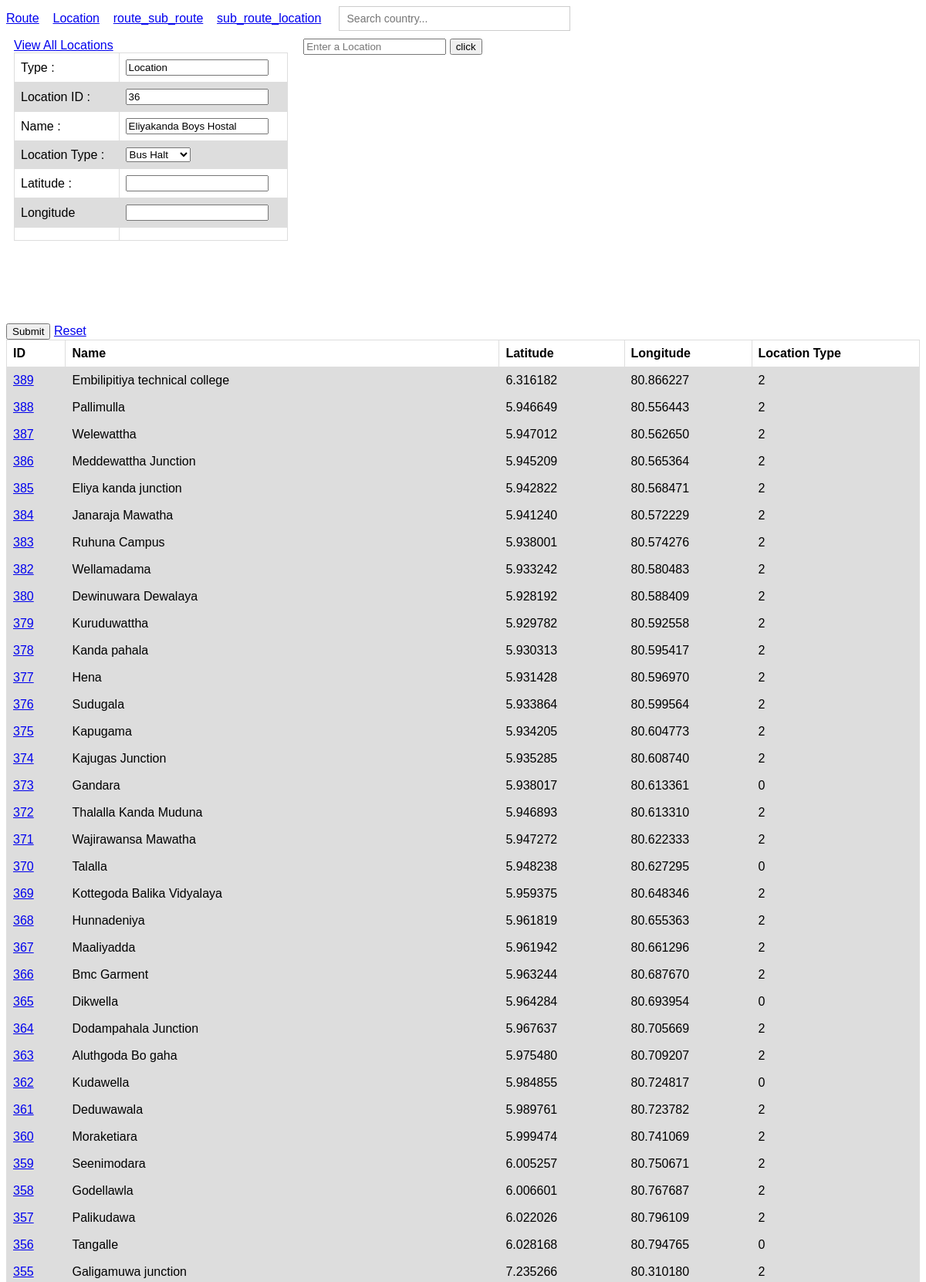
Screenshot of /new/location.php?id=36 (upper part) with the database file from the repository.
### tables this page shows
CREATE TABLE `location` (
  `ID` int(11) NOT NULL AUTO_INCREMENT,
  `Name` varchar(150) NOT NULL,
  `Latitude` varchar(15) DEFAULT NULL,
  `Longitude` varchar(15) DEFAULT NULL,
  `Type` int(1) DEFAULT '0',
  PRIMARY KEY (`ID`),
  UNIQUE KEY `Name_UNIQUE` (`Name`)
);

### comman/db_functions.php (called while the page is built, shortened)
<?php
	function toLocation($row){
		$location = new stdClass;
		$location->id = (int)$row['ID'];
		$location->name = $row['Name'];
		$location->latitude = $row['Latitude'];
		$location->longitude = $row['Longitude'];
		$location->type = $row['Type'];
		return $location;
	}
	function get_LocationDetails($id){
		include('connection.php');
		$stmt = $conn->prepare("SELECT * FROM location WHERE ID='".$id."';");
    	$stmt->execute();
		$result = $stmt->get_result();
		return toLocation(mysqli_fetch_assoc($result));
	}
?>

### new/location.php (the view, shortened to what this page needs)
<!DOCTYPE html>
<html>
<head>
</head>
<body>
	<?php
		include('index.php');
		include ('search-form.php');
		include ('backend-search.php');
		$loc = new stdClass();
		$loc->name = "";
		$loc->type = 0;
		$loc->id = 0;
		$types = array('Town','Bus Stand','Bus Halt','Village','Place');
		$n = count($types);
		if(isset($_GET['id'])){
			include('../comman/db_functions.php');
			$loc = get_LocationDetails($_GET['id']);
		}
	?>
	<div class="row">
		 <div class="column side">
				<a href="view_locations.php">View All Locations</a><br>
				<form action="submit.php" method="get">
		<table>
			<tr>
				<td><span>Type : </span></td>
				<td><input type="text" name="Type" value="Location" readonly></td>
			</tr>
			<tr>
				<td><span>Location ID : </span></td>
				<td><input type="text" name = "id" value=<?php echo '"'.$loc->id.'"'; ?> readonly ></td>
			</tr>
			<tr>
				<td><span>Name : </span></td>
				<td><input type="text" name="Name" value=<?php echo '"'.$loc->name.'"'; ?>></td>
			</tr>
			<tr>
				<td><span>Location Type : </span></td>
				<td>
					<select id="country" name="LocationType">
		<?php
			for($i = 0; $i < $n ; $i++){
				echo '<option value="'.$i.'" '.($i == $loc->type ? "selected" : "").'>'.$types[$i].'</option>';
			}
		?>
					</select>
					</td>
			</tr>
			<tr>
				<td><span>Latitude : </span></td>
				<td><input type="text" name = "Latitude"  id="Latitude"></td>
			</tr>
			<tr>
				<td><span>Longitude  </span></td>
				<td><input type="text" name = "Longitude" id="Longitude"></td>
			</tr>
			<tr><td></td><td></td></tr>
			</table>
	    	</form>
        </div>
	 	 <div class="column middle">
	 	 	<div>
			        <input id="seach_location" class="controls" type="text"
			            placeholder="Enter a Location " >
			          <button id="btn_search">click</button>
			</div>
	 	 	<div id="map" style="width: 800px; height: 320px;"></div>
	 	 </div>
	</div>
			<br>
		<input type="submit" name="">
		<a href="location.php">Reset</a>
	<div>
		<table>
			<tr>
				<th>ID</th>
				<th>Name</th>
				<th>Latitude</th>
				<th>Longitude</th>
				<th>Location Type</th>
			</tr>
<?php
	$sql1 = "SELECT * FROM location  order by ID DESC";
    $result = mysqli_query($conn,$sql1);
    while($row=mysqli_fetch_assoc($result)){
		echo "<tr>";
		echo '<td><a href="location.php?id='.$row['ID'].'">'.$row['ID']."</a></td>";
		echo "<td>".$row['Name']."</td>";
		echo "<td>".$row['Latitude']."</td>";
		echo "<td>".$row['Longitude']."</td>";
		echo "<td>".$row['Type']."</td>";
		echo "<tr>";
	}
?>
		</table>
	</div>
</body>
</html>

### new/location.php (style rules this page uses)
table { font-family: arial, sans-serif; border-collapse: collapse; width: 100%; }
td, th { border: 1px solid #dddddd; text-align: left; padding: 8px; }
tr:nth-child(even) { background-color: #dddddd; }
.column { float: left; padding: 10px; }
.column.side { width: 30%; height: 90%; }
.column.middle { width: 65%; height: 90%; }
.row:after { content: ""; display: table; clear: both; height: 90%; }

### new/search/search-form.php (style rules this page uses)
body { font-family: Arail, sans-serif; }

### rows the page displays
location: id "36", Name "Eliyakanda Boys Hostal", LocationType "Bus Halt"
location: ID "389", Name "Embilipitiya technical college", Latitude "6.316182", Longitude "80.866227", Type "2"
location: ID "388", Name "Pallimulla", Latitude "5.946649", Longitude "80.556443", Type "2"
location: ID "387", Name "Welewattha", Latitude "5.947012", Longitude "80.562650", Type "2"
location: ID "386", Name "Meddewattha Junction", Latitude "5.945209", Longitude "80.565364", Type "2"
location: ID "385", Name "Eliya kanda junction", Latitude "5.942822", Longitude "80.568471", Type "2"
location: ID "384", Name "Janaraja Mawatha", Latitude "5.941240", Longitude "80.572229", Type "2"
location: ID "383", Name "Ruhuna Campus", Latitude "5.938001", Longitude "80.574276", Type "2"
location: ID "382", Name "Wellamadama", Latitude "5.933242", Longitude "80.580483", Type "2"
location: ID "380", Name "Dewinuwara Dewalaya", Latitude "5.928192", Longitude "80.588409", Type "2"
location: ID "379", Name "Kuruduwattha", Latitude "5.929782", Longitude "80.592558", Type "2"
location: ID "378", Name "Kanda pahala", Latitude "5.930313", Longitude "80.595417", Type "2"
location: ID "377", Name "Hena", Latitude "5.931428", Longitude "80.596970", Type "2"
location: ID "376", Name "Sudugala", Latitude "5.933864", Longitude "80.599564", Type "2"
location: ID "375", Name "Kapugama", Latitude "5.934205", Longitude "80.604773", Type "2"
location: ID "374", Name "Kajugas Junction", Latitude "5.935285", Longitude "80.608740", Type "2"
location: ID "373", Name "Gandara", Latitude "5.938017", Longitude "80.613361", Type "0"
location: ID "372", Name "Thalalla Kanda Muduna", Latitude "5.946893", Longitude "80.613310", Type "2"
location: ID "371", Name "Wajirawansa Mawatha", Latitude "5.947272", Longitude "80.622333", Type "2"
location: ID "370", Name "Talalla", Latitude "5.948238", Longitude "80.627295", Type "0"
location: ID "369", Name "Kottegoda Balika Vidyalaya", Latitude "5.959375", Longitude "80.648346", Type "2"
location: ID "368", Name "Hunnadeniya", Latitude "5.961819", Longitude "80.655363", Type "2"
location: ID "367", Name "Maaliyadda", Latitude "5.961942", Longitude "80.661296", Type "2"
location: ID "366", Name "Bmc Garment", Latitude "5.963244", Longitude "80.687670", Type "2"
location: ID "365", Name "Dikwella", Latitude "5.964284", Longitude "80.693954", Type "0"
location: ID "364", Name "Dodampahala Junction", Latitude "5.967637", Longitude "80.705669", Type "2"
location: ID "363", Name "Aluthgoda Bo gaha", Latitude "5.975480", Longitude "80.709207", Type "2"
location: ID "362", Name "Kudawella", Latitude "5.984855", Longitude "80.724817", Type "0"
location: ID "361", Name "Deduwawala", Latitude "5.989761", Longitude "80.723782", Type "2"
location: ID "360", Name "Moraketiara", Latitude "5.999474", Longitude "80.741069", Type "2"
location: ID "359", Name "Seenimodara", Latitude "6.005257", Longitude "80.750671", Type "2"
location: ID "358", Name "Godellawla", Latitude "6.006601", Longitude "80.767687", Type "2"
location: ID "357", Name "Palikudawa", Latitude "6.022026", Longitude "80.796109", Type "2"
location: ID "356", Name "Tangalle", Latitude "6.028168", Longitude "80.794765", Type "0"
location: ID "355", Name "Galigamuwa junction", Latitude "7.235266", Longitude "80.310180", Type "2"
